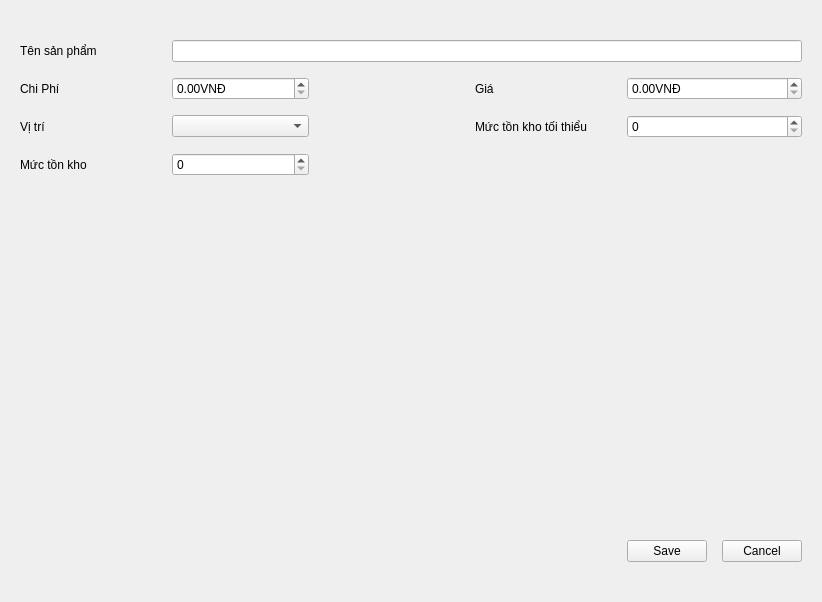
<?xml version="1.0" encoding="UTF-8"?>
<ui version="4.0">
 <class>Form</class>
 <widget class="QWidget" name="Form">
  <property name="geometry">
   <rect>
    <x>0</x>
    <y>0</y>
    <width>822</width>
    <height>602</height>
   </rect>
  </property>
  <property name="windowTitle">
   <string>New Product</string>
  </property>
  <layout class="QGridLayout" name="gridLayout">
   <property name="leftMargin">
    <number>20</number>
   </property>
   <property name="topMargin">
    <number>40</number>
   </property>
   <property name="rightMargin">
    <number>20</number>
   </property>
   <property name="bottomMargin">
    <number>40</number>
   </property>
   <property name="spacing">
    <number>15</number>
   </property>
   <item row="0" column="0">
    <widget class="QLabel" name="label">
     <property name="text">
      <string>Tên sản phẩm</string>
     </property>
    </widget>
   </item>
   <item row="0" column="1" colspan="4">
    <widget class="QLineEdit" name="lineEdit"/>
   </item>
   <item row="1" column="0">
    <widget class="QLabel" name="label_2">
     <property name="text">
      <string>Chi Phí</string>
     </property>
    </widget>
   </item>
   <item row="1" column="1">
    <widget class="QDoubleSpinBox" name="doubleSpinBox">
     <property name="suffix">
      <string>VNĐ</string>
     </property>
     <property name="maximum">
      <double>999999999999.000000000000000</double>
     </property>
    </widget>
   </item>
   <item row="1" column="3">
    <widget class="QLabel" name="label_5">
     <property name="text">
      <string>Giá</string>
     </property>
    </widget>
   </item>
   <item row="1" column="4">
    <widget class="QDoubleSpinBox" name="doubleSpinBox_2">
     <property name="suffix">
      <string>VNĐ</string>
     </property>
     <property name="maximum">
      <double>999999999999.000000000000000</double>
     </property>
    </widget>
   </item>
   <item row="2" column="0">
    <widget class="QLabel" name="label_3">
     <property name="text">
      <string>Vị trí</string>
     </property>
    </widget>
   </item>
   <item row="2" column="1">
    <widget class="QComboBox" name="comboBox"/>
   </item>
   <item row="2" column="3">
    <widget class="QLabel" name="label_6">
     <property name="text">
      <string>Mức tồn kho tối thiểu</string>
     </property>
    </widget>
   </item>
   <item row="2" column="4">
    <widget class="QSpinBox" name="spinBox"/>
   </item>
   <item row="3" column="0">
    <widget class="QLabel" name="label_4">
     <property name="text">
      <string>Mức tồn kho</string>
     </property>
    </widget>
   </item>
   <item row="3" column="1">
    <widget class="QSpinBox" name="spinBox_2">
     <property name="maximum">
      <number>999999999</number>
     </property>
    </widget>
   </item>
   <item row="4" column="2">
    <spacer name="verticalSpacer">
     <property name="orientation">
      <enum>Qt::Vertical</enum>
     </property>
     <property name="sizeHint" stdset="0">
      <size>
       <width>20</width>
       <height>326</height>
      </size>
     </property>
    </spacer>
   </item>
   <item row="5" column="4">
    <layout class="QHBoxLayout" name="horizontalLayout">
     <item>
      <widget class="QPushButton" name="pushButton">
       <property name="text">
        <string>Save</string>
       </property>
      </widget>
     </item>
     <item>
      <widget class="QPushButton" name="pushButton_2">
       <property name="text">
        <string>Cancel</string>
       </property>
      </widget>
     </item>
    </layout>
   </item>
  </layout>
 </widget>
 <resources/>
 <connections/>
</ui>
